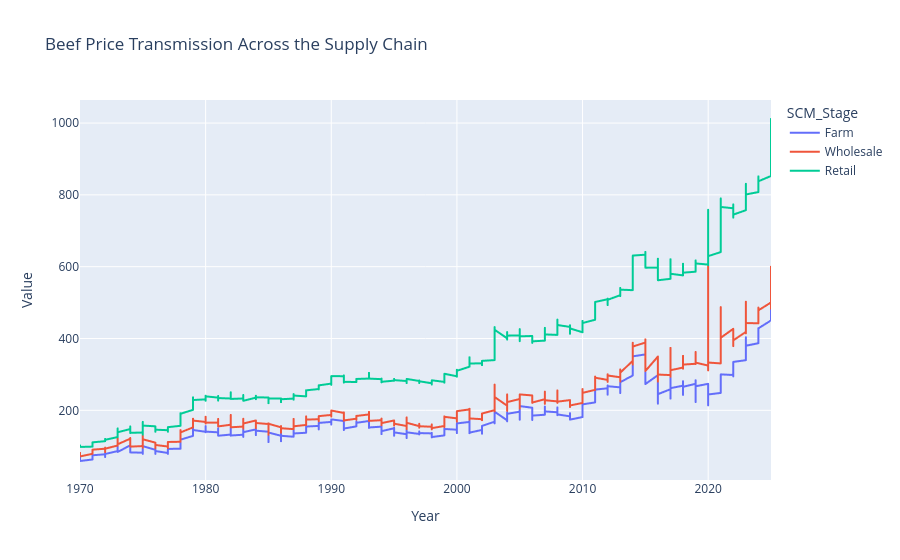

Notebook cell for this chart:
### Code cell
fig = px.line(
    beef_values,
    x='Year',
    y='Value',
    color='SCM_Stage',
    title='Beef Price Transmission Across the Supply Chain'
)

fig.show()

### Figure 1 — Plotly figure (JSON) as saved in the notebook; plotly's stock layout.template omitted (floating-point values rounded to 4 significant figures; data arrays with more than 128 entries replaced by an {"elided": "..."} marker saying what was removed)
{"data": [{"hovertemplate": "SCM_Stage=Farm<br>Year=%{x}<br>Value=%{y}<extra></extra>", "legendgroup": "Farm", "line": {"color": "#636efa", "dash": "solid"}, "marker": {"symbol": "circle"}, "mode": "lines", "name": "Farm", "showlegend": true, "type": "scattergl", "x": {"elided": "672 int values"}, "xaxis": "x", "y": {"elided": "672 float values"}, "yaxis": "y"}, {"hovertemplate": "SCM_Stage=Wholesale<br>Year=%{x}<br>Value=%{y}<extra></extra>", "legendgroup": "Wholesale", "line": {"color": "#EF553B", "dash": "solid"}, "marker": {"symbol": "circle"}, "mode": "lines", "name": "Wholesale", "showlegend": true, "type": "scattergl", "x": {"elided": "672 int values"}, "xaxis": "x", "y": {"elided": "672 float values"}, "yaxis": "y"}, {"hovertemplate": "SCM_Stage=Retail<br>Year=%{x}<br>Value=%{y}<extra></extra>", "legendgroup": "Retail", "line": {"color": "#00cc96", "dash": "solid"}, "marker": {"symbol": "circle"}, "mode": "lines", "name": "Retail", "showlegend": true, "type": "scattergl", "x": {"elided": "672 int values"}, "xaxis": "x", "y": {"elided": "672 float values"}, "yaxis": "y"}], "layout": {"legend": {"title": {"text": "SCM_Stage"}, "tracegroupgap": 0}, "title": {"text": "Beef Price Transmission Across the Supply Chain"}, "xaxis": {"anchor": "y", "domain": [0, 1], "title": {"text": "Year"}}, "yaxis": {"anchor": "x", "domain": [0, 1], "title": {"text": "Value"}}}}
